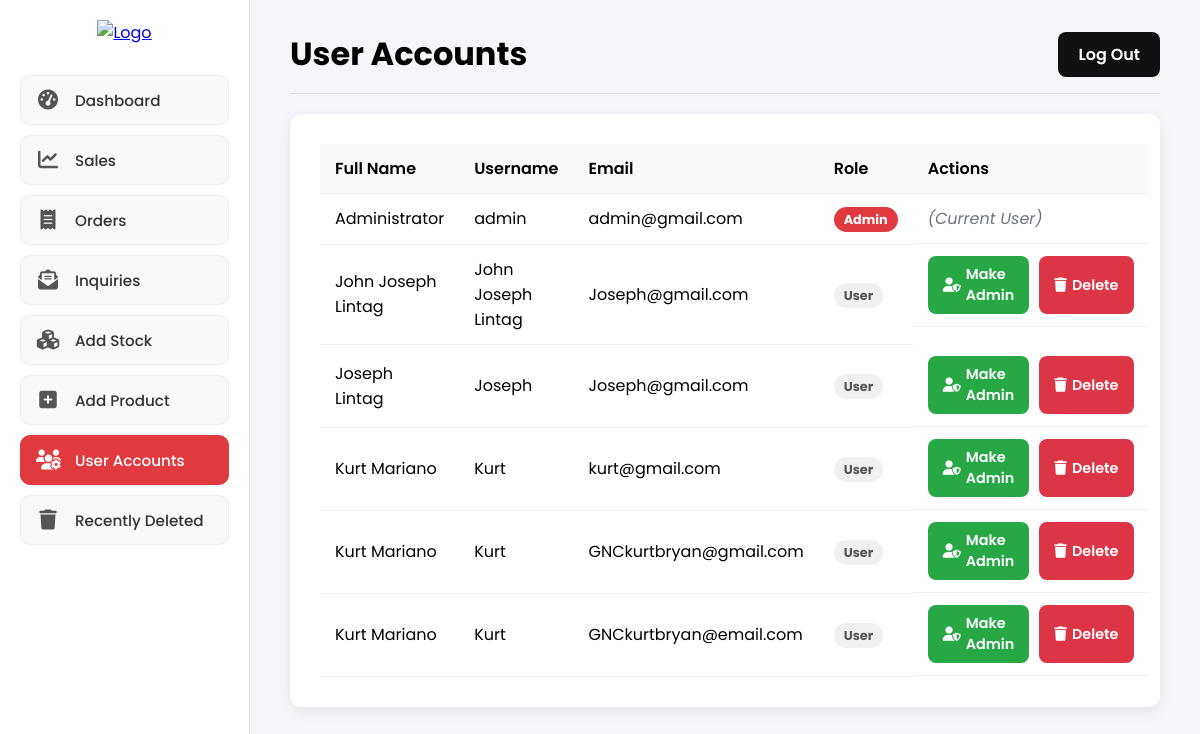
Screenshot of /user_accounts.php (signed in) with the database file from the repository.
### tables this page shows
CREATE TABLE `users` (
  `id` int(10) UNSIGNED NOT NULL,
  `username` varchar(50) NOT NULL,
  `password` varchar(255) NOT NULL,
  `fullname` varchar(100) NOT NULL,
  `email` varchar(100) NOT NULL,
  `role` varchar(20) NOT NULL DEFAULT 'user'
);

### user_accounts.php (the view, shortened to what this page needs)
<?php
$conn = new mysqli("localhost", "root", "", "login_system");
$sql = "SELECT id, fullname, username, email, role FROM users ORDER BY fullname ASC";
$result = $conn->query($sql);
?>
<!DOCTYPE html>
<html lang="en">
<head>
<link rel="stylesheet" href="CSS/admin.css"/>
<link rel="stylesheet" href="https://cdnjs.cloudflare.com/ajax/libs/font-awesome/6.4.0/css/all.min.css" />
</head>
<body>
<div class="admin-container">
  <?php include 'admin_sidebar.php'; ?>
  <main class="main-content">
    <header class="main-header">
      <h1>User Accounts</h1>
      <a href="logout.php" class="logout-button">Log Out</a>
    </header>
    <div class="card">
        <table class="users-table">
          <thead>
            <tr>
              <th>Full Name</th>
              <th>Username</th>
              <th>Email</th>
              <th>Role</th>
              <th>Actions</th>
            </tr>
          </thead>
          <tbody>
            <?php while ($row = $result->fetch_assoc()) : ?>
              <tr>
                <td><?= htmlspecialchars($row['fullname']) ?></td>
                <td><?= htmlspecialchars($row['username']) ?></td>
                <td><?= htmlspecialchars($row['email']) ?></td>
                <td>
                    <span class="role-badge <?= $row['role'] === 'admin' ? 'role-admin' : 'role-user' ?>">
                        <?= ucfirst($row['role']) ?>
                    </span>
                </td>
                <td class="actions">
                    <?php
                    if ($row['id'] != $_SESSION['user_id']) {
                        if ($row['role'] === 'admin') { ?>
                            <a href="user_actions.php?action=demote&id=<?= $row['id'] ?>" class="btn btn-demote" onclick="return confirm('Demote this admin back to a user?')">
                                <i class="fas fa-user-times"></i> Make User
                            </a>
                        <?php } else { ?>
                            <a href="user_actions.php?action=promote&id=<?= $row['id'] ?>" class="btn btn-promote" onclick="return confirm('Are you sure you want to make this user an admin?')">
                                <i class="fas fa-user-shield"></i> Make Admin
                            </a>
                        <?php } ?>
                        <a href="user_actions.php?action=delete&id=<?= $row['id'] ?>" class="btn btn-delete" onclick="return confirm('Are you sure you want to permanently delete this user?')">
                            <i class="fas fa-trash"></i> Delete
                        </a>
                    <?php } else { ?>
                        <span class="current-user-text">(Current User)</span>
                    <?php } ?>
                </td>
              </tr>
            <?php endwhile; ?>
          </tbody>
        </table>
    </div>
  </main>
</div>
</body>
</html>

### CSS/admin.css (style rules this page uses)
html, body { margin: 0; padding: 0; height: 100%; font-family: 'Poppins', 'Helvetica', Arial, sans-serif; overflow: hidden; }
.admin-container { display: flex; height: 100vh; }
.main-content { flex: 1; padding: 30px 40px; overflow-y: auto; background: #f5f6fa; }
.main-header { display: flex; justify-content: space-between; align-items: center; margin-bottom: 20px; padding-bottom: 15px; border-bottom: 1px solid #e0e0e0; }
.main-header h1 { margin: 0; font-size: 2rem; }
.logout-button { background-color: #111; color: #fff; padding: 10px 20px; border-radius: 8px; text-decoration: none; font-weight: 600; transition: background-color 0.3s; white-space: nowrap; }

### user_accounts.php (style rules this page uses)
.card { background:white; padding:30px; border-radius:12px; box-shadow:0 4px 15px rgba(0,0,0,0.08); overflow-x: auto; }
.users-table { width:100%; border-collapse:collapse; }
.users-table th, .users-table td { padding:12px 15px; text-align:left; border-bottom:1px solid #f0f0f0; }
.users-table th { background:#f9fafb; font-weight: 600; }
.role-badge { padding: 4px 10px; border-radius: 50px; font-weight: bold; font-size: 0.8em; }
.role-admin { background: #E03A3E; color: white; }
.role-user { background: #f0f0f0; color: #555; }
.actions { display: flex; gap: 10px; }
.btn { padding: 8px 15px; border-radius: 8px; border: none; font-weight: 600; cursor: pointer; transition: 0.3s; font-size: 0.9rem; text-decoration: none; display: inline-flex; align-items: center; gap: 5px; }
.btn-promote { background: #28a745; color: #fff; }
.btn-delete { background: #dc3545; color: #fff; }
.current-user-text { font-style: italic; color: #6c757d; }

### rows the page displays
users: fullname "Administrator", username "admin", email "admin@gmail.com", role "Admin", shows "(Current User)"
users: fullname "John Joseph Lintag", username "John Joseph Lintag", email "Joseph@gmail.com", role "User"
users: fullname "Joseph Lintag", username "Joseph", email "Joseph@gmail.com", role "User"
users: fullname "Kurt Mariano", username "Kurt", email "kurt@gmail.com", role "User"
users: fullname "Kurt Mariano", username "Kurt", email "GNCkurtbryan@gmail.com", role "User"
users: fullname "Kurt Mariano", username "Kurt", email "GNCkurtbryan@email.com", role "User"
